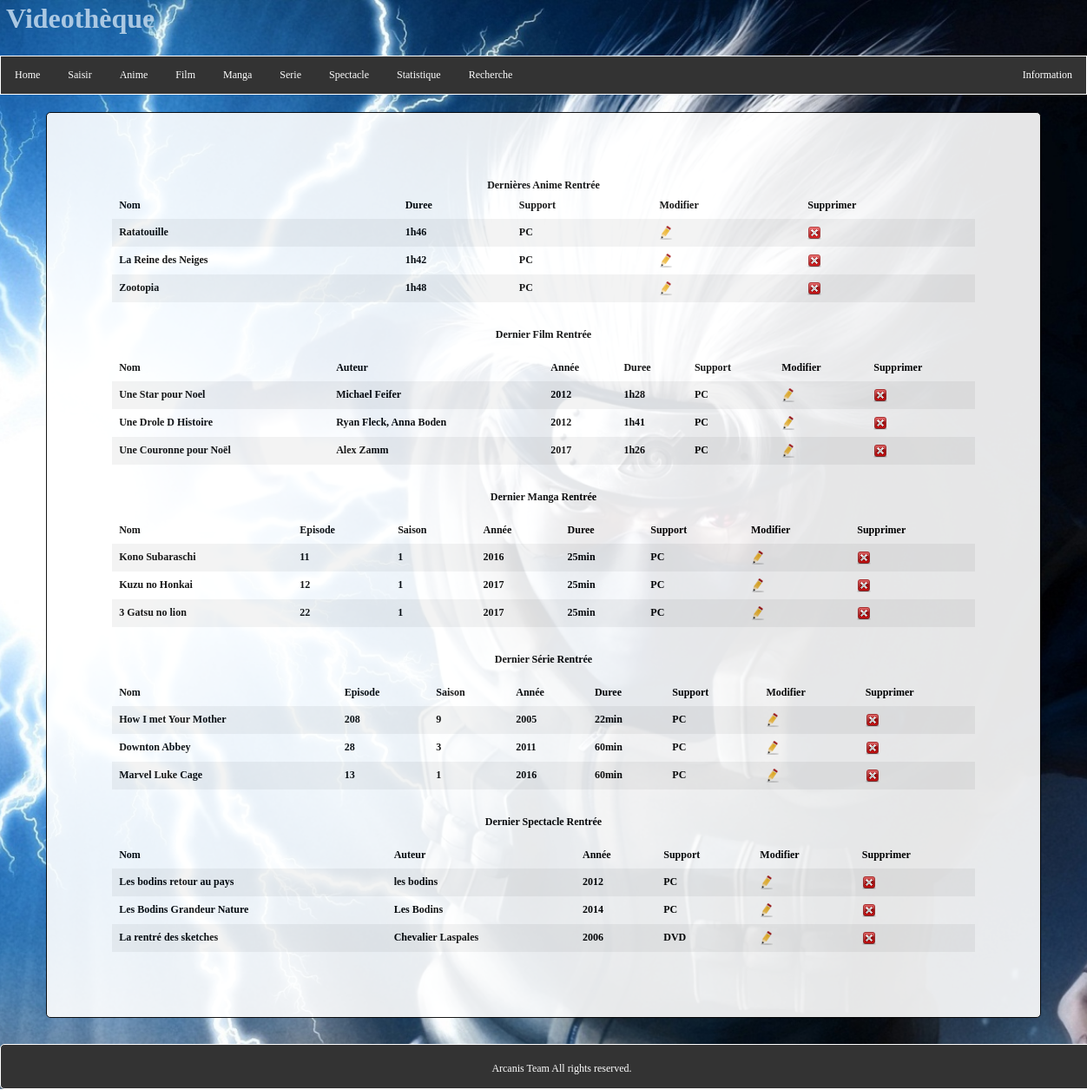
The page / on the database its author committed.
### tables this page shows
CREATE TABLE IF NOT EXISTS `anime` (
  `id` int(11) NOT NULL AUTO_INCREMENT,
  `nom` varchar(255) DEFAULT NULL,
  `duree` varchar(25) DEFAULT NULL,
  `support` varchar(25) NOT NULL,
  PRIMARY KEY (`id`)
);

CREATE TABLE IF NOT EXISTS `film` (
  `id` int(11) NOT NULL AUTO_INCREMENT,
  `nom` varchar(255) DEFAULT NULL,
  `auteur` varchar(255) DEFAULT NULL,
  `annee` varchar(25) DEFAULT NULL,
  `duree` varchar(25) DEFAULT NULL,
  `support` varchar(25) NOT NULL,
  PRIMARY KEY (`id`)
);

CREATE TABLE IF NOT EXISTS `manga` (
  `id` int(11) NOT NULL AUTO_INCREMENT,
  `nom` varchar(255) DEFAULT NULL,
  `episode` varchar(25) DEFAULT NULL,
  `saison` varchar(25) DEFAULT NULL,
  `annee` varchar(25) DEFAULT NULL,
  `duree` varchar(25) DEFAULT NULL,
  `support` varchar(25) NOT NULL,
  PRIMARY KEY (`id`)
);

CREATE TABLE IF NOT EXISTS `series` (
  `id` int(11) NOT NULL AUTO_INCREMENT,
  `nom` varchar(255) DEFAULT NULL,
  `episode` varchar(25) DEFAULT NULL,
  `saison` varchar(255) DEFAULT NULL,
  `duree` varchar(25) DEFAULT NULL,
  `annee` varchar(25) DEFAULT NULL,
  `support` varchar(25) NOT NULL,
  PRIMARY KEY (`id`)
);

CREATE TABLE IF NOT EXISTS `spectacle` (
  `id` int(25) NOT NULL AUTO_INCREMENT,
  `nom` varchar(255) DEFAULT NULL,
  `auteur` varchar(255) DEFAULT NULL,
  `annee` varchar(25) DEFAULT NULL,
  `support` varchar(25) NOT NULL,
  PRIMARY KEY (`id`)
);

### webservice.php (the view, shortened to what this page needs)
<?php
function DernierAnime(){
		$conn = new PDO("mysql:host=localhost;dbname=videotheque","root","arcanis");
		$conn->setAttribute(PDO::ATTR_ERRMODE, PDO::ERRMODE_EXCEPTION);
		$stmt = $conn->prepare("SELECT * FROM anime ORDER BY id DESC LIMIT 3");
		$stmt->execute();
			echo "<table id='dernier' align='center'>";
				echo "<tr><th>"; echo "Nom"; echo "</th>";
				echo "<th>"; echo "Duree"; echo "</th>";
				echo "<th>"; echo "Support"; echo "</th>";
				echo "<th>"; echo "Modifier"; echo "</th>";
				echo "<th>"; echo "Supprimer"; echo "</th></tr>";
		foreach(($stmt->fetchAll()) as $toto){
				echo "<tr><th>"; echo (utf8_encode($toto['nom'])); echo "</th>";
				echo "<th>"; echo $toto['duree']; echo "</th>";
				echo "<th>"; echo $toto['support']; echo "</th>";
				echo "<th>"; echo '<a href="?id2='.$toto['id'].'"><img src="image/modifier.png"></a>'; echo "</th>";
				echo "<th>"; echo '<a href="?id1='.$toto['id'].'"><img src="image/delete.png"></a>'; echo "</th></tr>";
		}
		echo "</table>";
}
						?>
						</div> <?php
function DernierFilm(){
		$conn = new PDO("mysql:host=localhost;dbname=videotheque","root","arcanis");
		$conn->setAttribute(PDO::ATTR_ERRMODE, PDO::ERRMODE_EXCEPTION);
		$stmt = $conn->prepare("SELECT * FROM film ORDER BY id DESC LIMIT 3");
		$stmt->execute();
			echo "<table id='dernier' align='center'>";
				echo "<tr><th>"; echo "Nom"; echo "</th>";
				echo "<th>"; echo "Auteur"; echo "</th>";
				echo "<th>"; echo "Année"; echo "</th>";
				echo "<th>"; echo "Duree"; echo "</th>";
				echo "<th>"; echo "Support"; echo "</th>";
				echo "<th>"; echo "Modifier"; echo "</th>";
				echo "<th>"; echo "Supprimer"; echo "</th></tr>";
		foreach(($stmt->fetchAll()) as $toto){
				echo "<tr><th>"; echo (utf8_encode($toto['nom'])); echo "</th>";
				echo "<th>"; echo (utf8_encode($toto['auteur'])); echo "</th>";
				echo "<th>"; echo $toto['annee']; echo "</th>";
				echo "<th>"; echo $toto['duree']; echo "</th>";
				echo "<th>"; echo $toto['support']; echo "</th>";
				echo "<th>"; echo '<a href="?id3='.$toto['id'].'"><img src="image/modifier.png"></a>'; echo "</th>";
				echo "<th>"; echo '<a href="?id1='.$toto['id'].'"><img src="image/delete.png"></a>'; echo "</th></tr>";
		}
		echo "</table>";
}
						?>
						</div> <?php
function DernierManga(){
		$conn = new PDO("mysql:host=localhost;dbname=videotheque","root","arcanis");
		$conn->setAttribute(PDO::ATTR_ERRMODE, PDO::ERRMODE_EXCEPTION);
		$stmt = $conn->prepare("SELECT * FROM manga ORDER BY id DESC LIMIT 3");
		$stmt->execute();
			echo "<table id='dernier' align='center'>";
				echo "<tr><th>"; echo "Nom"; echo "</th>";
				echo "<th>"; echo "Episode"; echo "</th>";
				echo "<th>"; echo "Saison"; echo "</th>";
				echo "<th>"; echo "Année"; echo "</th>";
				echo "<th>"; echo "Duree"; echo "</th>";
				echo "<th>"; echo "Support"; echo "</th>";
				echo "<th>"; echo "Modifier"; echo "</th>";
				echo "<th>"; echo "Supprimer"; echo "</th></tr>";
		foreach(($stmt->fetchAll()) as $toto){
				echo "<tr><th>"; echo (utf8_encode($toto['nom'])); echo "</th>";
				echo "<th>"; echo $toto['episode']; echo "</th>";
				echo "<th>"; echo $toto['saison']; echo "</th>";
				echo "<th>"; echo $toto['annee']; echo "</th>";
				echo "<th>"; echo $toto['duree']; echo "</th>";
				echo "<th>"; echo $toto['support']; echo "</th>";
				echo "<th>"; echo '<a href="?id4='.$toto['id'].'"><img src="image/modifier.png"></a>'; echo "</th>";
				echo "<th>"; echo '<a href="?id1='.$toto['id'].'"><img src="image/delete.png"></a>'; echo "</th></tr>";
		}
		echo "</table>";
}
						?>
						</div> <?php
function DernierSerie(){
		$conn = new PDO("mysql:host=localhost;dbname=videotheque","root","arcanis");
		$conn->setAttribute(PDO::ATTR_ERRMODE, PDO::ERRMODE_EXCEPTION);
		$stmt = $conn->prepare("SELECT * FROM series ORDER BY id DESC LIMIT 3");
		$stmt->execute();
			echo "<table id='dernier' align='center'>";
				echo "<tr><th>"; echo "Nom"; echo "</th>";
				echo "<th>"; echo "Episode"; echo "</th>";
				echo "<th>"; echo "Saison"; echo "</th>";
				echo "<th>"; echo "Année"; echo "</th>";
				echo "<th>"; echo "Duree"; echo "</th>";
				echo "<th>"; echo "Support"; echo "</th>";
				echo "<th>"; echo "Modifier"; echo "</th>";
				echo "<th>"; echo "Supprimer"; echo "</th></tr>";
		foreach(($stmt->fetchAll()) as $toto){
				echo "<tr><th>"; echo (utf8_encode($toto['nom'])); echo "</th>";
				echo "<th>"; echo $toto['episode']; echo "</th>";
				echo "<th>"; echo $toto['saison']; echo "</th>";
				echo "<th>"; echo $toto['annee']; echo "</th>";
				echo "<th>"; echo $toto['duree']; echo "</th>";
				echo "<th>"; echo $toto['support']; echo "</th>";
				echo "<th>"; echo '<a href="?id5='.$toto['id'].'"><img src="image/modifier.png"></a>'; echo "</th>";
				echo "<th>"; echo '<a href="?id1='.$toto['id'].'"><img src="image/delete.png"></a>'; echo "</th></tr>";
		}
		echo "</table>";
}
						?>
						</div> <?php
function DernierSpectacle(){
		$conn = new PDO("mysql:host=localhost;dbname=videotheque","root","arcanis");
		$conn->setAttribute(PDO::ATTR_ERRMODE, PDO::ERRMODE_EXCEPTION);
		$stmt = $conn->prepare("SELECT * FROM spectacle ORDER BY id DESC LIMIT 3");
		$stmt->execute();
			echo "<table id='dernier' align='center'>";
				echo "<tr><th>"; echo "Nom"; echo "</th>";
				echo "<th>"; echo "Auteur"; echo "</th>";
				echo "<th>"; echo "Année"; echo "</th>";
				echo "<th>"; echo "Support"; echo "</th>";
				echo "<th>"; echo "Modifier"; echo "</th>";
				echo "<th>"; echo "Supprimer"; echo "</th></tr>";
		foreach(($stmt->fetchAll()) as $toto){
				echo "<tr><th>"; echo (utf8_encode($toto['nom'])); echo "</th>";
				echo "<th>"; echo (utf8_encode($toto['auteur'])); echo "</th>";
				echo "<th>"; echo $toto['annee']; echo "</th>";
				echo "<th>"; echo $toto['support']; echo "</th>";
				echo "<th>"; echo '<a href="?id6='.$toto['id'].'"><img src="image/modifier.png"></a>'; echo "</th>";
				echo "<th>"; echo '<a href="?id1='.$toto['id'].'"><img src="image/delete.png"></a>'; echo "</th></tr>";
		}
		echo "</table>";
}
						?>

### index.php (shortened to what this page needs)
<body>
	<div class="BodyStandard">
		<?php
		include_once "header.php";
		include_once "webservice.php";
		?>
			<section>
					<div class="transbox">
						<p><?php
								echo "Dernières Anime Rentrée";
								DernierAnime();
								echo "Dernier Film Rentrée";
								DernierFilm();
								echo "Dernier Manga Rentrée";
								DernierManga();
								echo "Dernier Série Rentrée";
								DernierSerie();
								echo "Dernier Spectacle Rentrée";
								DernierSpectacle();
							?>
							</p>
					</div>
			</section>
		<?php
			include_once "footer.php";
		?>
		</div>
</body>

### header.php (shortened to what this page needs)
<header>
	<link rel="stylesheet" href="css/style.css">
	<table id="test">
		<tr>
			<td></td>
			<td><h1 id="titre">Videothèque</h1></td>
		</tr>
	</table>
</header>
<nav>
	<ul id="menu-deroulant">
		<li style="float: left"><a class="active" href="index.php">Home</a></li>
		<li style="float: left"><a href="saisie.php">Saisir</a></li>
		<li style="float: left"><a href="anime.php">Anime</a></li>
		<li style="float: left"><a href="film.php">Film</a></li>
		<li style="float: left"><a href="manga.php">Manga</a></li>
		<li style="float: left"><a href="serie.php">Serie</a></li>
		<li style="float: left"><a href="spectacle.php">Spectacle</a></li>
		<li style="float: left"><a href="statistique.php">Statistique</a></li>
		<li style="float: left"><a href="#">Recherche</a>
		</li>
		<li style="float:right"><a class="active" href="information.php">Information</a></li>
	</ul>
</nav>

### footer.php
<div id="footer">
	Arcanis Team All rights reserved.
</div>

### css/style.css (style rules this page uses)
body { padding:0; margin:0; font-size:12px; }
div.bodyStandard { background: url("../image/fond.jpg") no-repeat center fixed; margin:0; padding: 0; -webkit-background-size: cover; -moz-background-size: cover; -o-background-size: cover; background-size: cover; border-radius: 0px; }
#test { color:#ABC8E2; }
section { margin-left: 50px; margin-right: 50px; opacity: 1; border-width: 5px; font-size: 12px; margin-top: 20px; color: white; margin-bottom:30px; }
ul { background-color: #333; list-style-type: none; margin: 0; padding: 0; overflow: hidden; border: 1px solid white; }
li a { display: block; color: white; text-align: center; padding: 14px 16px; text-decoration: none; }
#menu-deroulant, #menu-deroulant ul { padding: 0; margin: 0; list-style: none; }
#menu-deroulant { text-align: center; }
#menu-deroulant li { display: inline-block; }
#menu-deroulant a { text-decoration: none; display: block; }
#footer { background-color: #333; color: white; position: relative; bottom: 0; height: 10px; text-align : center; border: 1px solid white; width: 100%; margin-bottom:1px; }
div.transbox { min-height: 700px; margin: 3px; background-color: #ffffff; border: 1px solid; opacity: 0.9; filter: alpha(opacity=60); }
div.transbox p { margin: 5%; font-weight: bold; color: #000000; }
div { border-radius: 5px; background-color: transparent; padding: 20px; color: black; text-align: center; }
table#dernier { border-collapse: collapse; width: 100%; font-size:12px; }
th { text-align: left; padding: 8px; font-size:12px; }
tr:nth-child(even) { background-color: #f2f2f2 }

### rows shown on the page
anime: nom "Ratatouille", duree "1h46", support "PC"
anime: nom "La Reine des Neiges", duree "1h42", support "PC"
anime: nom "Zootopia", duree "1h48", support "PC"
film: nom "Une Star pour Noel", auteur "Michael Feifer", annee "2012", duree "1h28", support "PC"
film: nom "Une Drole D Histoire", auteur "Ryan Fleck, Anna Boden", annee "2012", duree "1h41", support "PC"
film: nom "Une Couronne pour Noël", auteur "Alex Zamm", annee "2017", duree "1h26", support "PC"
manga: nom "Kono Subaraschi", episode "11", saison "1", annee "2016", duree "25min", support "PC"
manga: nom "Kuzu no Honkai", episode "12", saison "1", annee "2017", duree "25min", support "PC"
manga: nom "3 Gatsu no lion", episode "22", saison "1", annee "2017", duree "25min", support "PC"
series: nom "How I met Your Mother", episode "208", saison "9", annee "2005", duree "22min", support "PC"
series: nom "Downton Abbey", episode "28", saison "3", annee "2011", duree "60min", support "PC"
series: nom "Marvel Luke Cage", episode "13", saison "1", annee "2016", duree "60min", support "PC"
spectacle: nom "Les bodins retour au pays", auteur "les bodins", annee "2012", support "PC"
spectacle: nom "Les Bodins Grandeur Nature", auteur "Les Bodins", annee "2014", support "PC"
spectacle: nom "La rentré des sketches", auteur "Chevalier Laspales", annee "2006", support "DVD"
